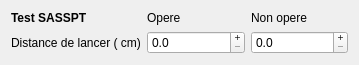
    <widget class="QWidget" name="layoutWidget_16">
     <property name="geometry">
      <rect>
       <x>30</x>
       <y>1210</y>
       <width>359</width>
       <height>58</height>
      </rect>
     </property>
     <layout class="QGridLayout" name="gridLayout_testSasspt">
      <item row="0" column="0">
       <widget class="QLabel" name="label_testSasspt">
        <property name="font">
         <font>
          <bold>true</bold>
         </font>
        </property>
        <property name="text">
         <string>Test SASSPT</string>
        </property>
        <property name="textFormat">
         <enum>Qt::TextFormat::RichText</enum>
        </property>
       </widget>
      </item>
      <item row="0" column="1">
       <widget class="QLabel" name="label_opere_14">
        <property name="text">
         <string>Opere</string>
        </property>
       </widget>
      </item>
      <item row="0" column="2">
       <widget class="QLabel" name="label_non_opere_14">
        <property name="text">
         <string>Non opere</string>
        </property>
       </widget>
      </item>
      <item row="1" column="0">
       <widget class="QLabel" name="label_distanceLancer">
        <property name="text">
         <string>Distance de lancer ( cm)</string>
        </property>
       </widget>
      </item>
      <item row="1" column="1">
       <widget class="QDoubleSpinBox" name="doubleSpinBox_e_distanceLanceO">
        <property name="cursor">
         <cursorShape>ArrowCursor</cursorShape>
        </property>
        <property name="buttonSymbols">
         <enum>QAbstractSpinBox::ButtonSymbols::PlusMinus</enum>
        </property>
        <property name="accelerated">
         <bool>true</bool>
        </property>
        <property name="decimals">
         <number>1</number>
        </property>
        <property name="maximum">
         <double>100000.000000000000000</double>
        </property>
       </widget>
      </item>
      <item row="1" column="2">
       <widget class="QDoubleSpinBox" name="doubleSpinBox_e_distanceLanceNO">
        <property name="cursor">
         <cursorShape>ArrowCursor</cursorShape>
        </property>
        <property name="buttonSymbols">
         <enum>QAbstractSpinBox::ButtonSymbols::PlusMinus</enum>
        </property>
        <property name="accelerated">
         <bool>true</bool>
        </property>
        <property name="decimals">
         <number>1</number>
        </property>
        <property name="maximum">
         <double>100000.000000000000000</double>
        </property>
       </widget>
      </item>
     </layout>
    </widget>
